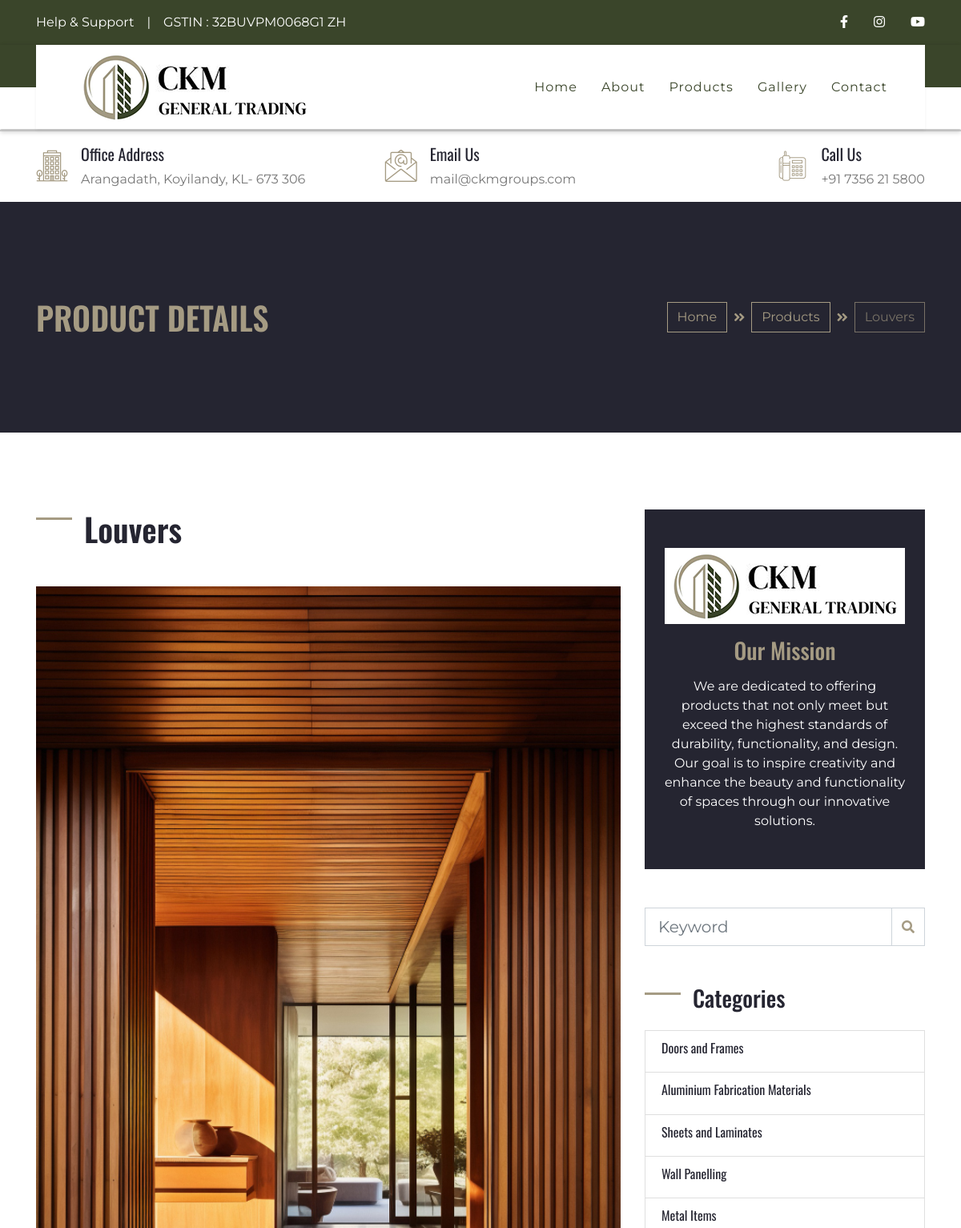
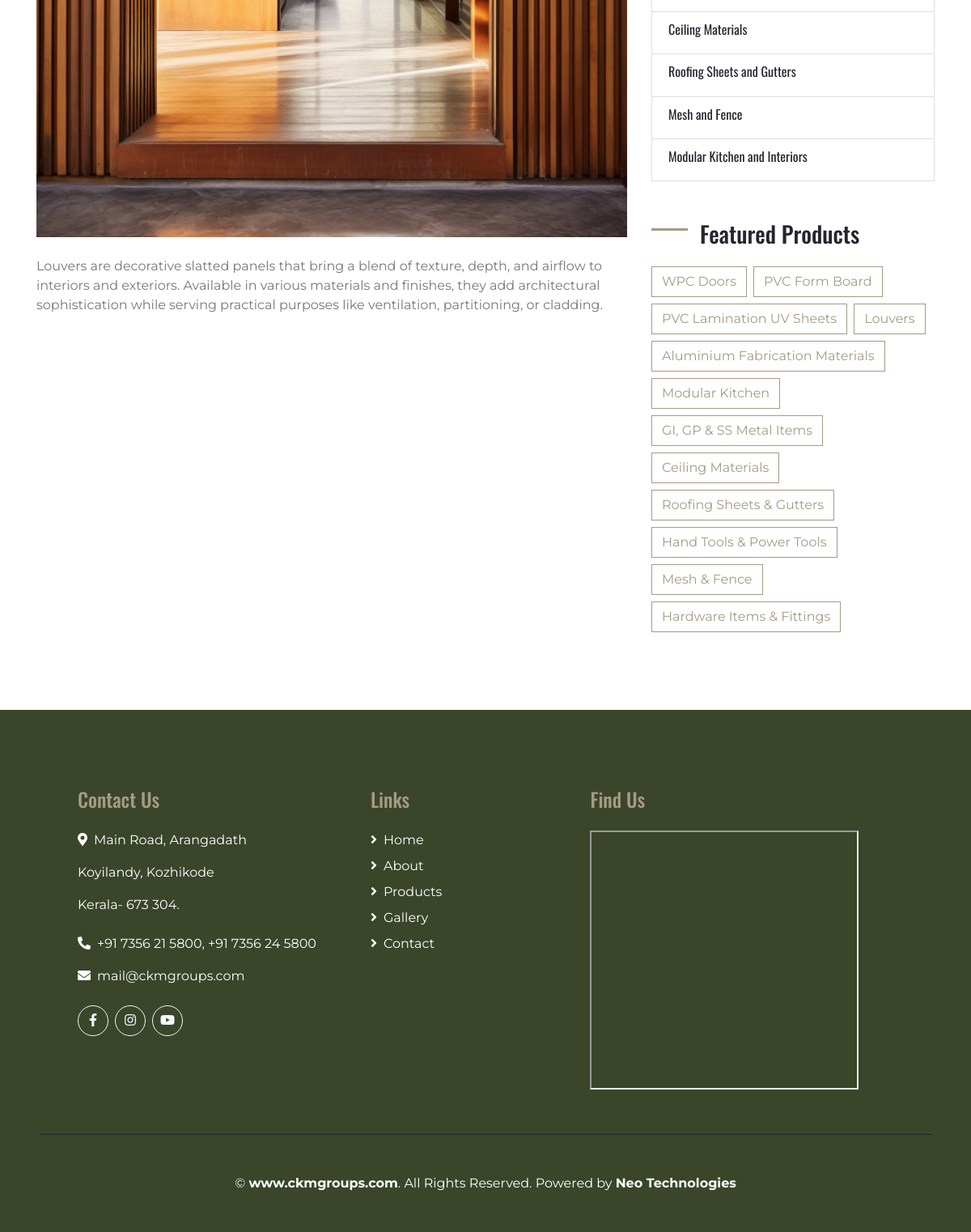
The app's page /product/11/ with its own data (2 pictures, top to bottom).
### core/models.py (models this page shows, shortened)
class Products(models.Model):
    pro_name = models.CharField(max_length=255)
    category = models.ForeignKey(Categories, related_name='items', on_delete=models.DO_NOTHING)
    tag = models.CharField(max_length=255, blank=True, null=True)
    price = models.CharField(max_length=255, blank=True, null=True)
    description = models.TextField(blank=True, null=True)
    is_avail = models.BooleanField(default=False)
    is_featured = models.BooleanField(default=False)
    image = models.ImageField(upload_to='uploads/', blank=True, null=True)
    thumbnail = models.ImageField(upload_to='uploads/', blank=True, null=True)
    date_added = models.DateTimeField(auto_now_add=True)

class Categories(models.Model):
    cat_name = models.CharField(max_length=255)
    description = models.TextField(blank=True, null=True)
    is_avail = models.BooleanField(default=False)
    image = models.ImageField(upload_to='uploads/', blank=True, null=True)
    thumbnail = models.ImageField(upload_to='uploads/', blank=True, null=True)
    date_added = models.DateTimeField(auto_now_add=True)

### core/views.py (the view)
# urls.py: path('product/<int:pro_id>/', views.product, name='product'),
def product(request, pro_id):
    pro = get_object_or_404(Products, id=pro_id)
    imgs = Pro_images.objects.filter(product=pro_id)
    pros = Products.objects.filter(Q(is_avail=True) & Q(is_featured=True))
    cats = Categories.objects.filter(is_avail=True)
    return render(request, 'core/product.html',{'pro':pro,'imgs':imgs,'pros':pros,'cats':cats})

### core/templates/core/product.html (shortened to what this page needs)
{% extends 'core/base.html' %}
{% load static %}
{% block content %}
  <div class="container-fluid bg-secondary py-5">
    <div class="container py-5">
        <div class="row align-items-center py-4">
            <div class="col-md-6 text-center text-md-left">
                <h1 class="mb-4 mb-md-0 text-primary text-uppercase">Product Details</h1>
            </div>
            <div class="col-md-6 text-center text-md-right">
                <div class="d-inline-flex align-items-center">
                    <a class="btn btn-outline-primary" href="/">Home</a>
                    <i class="fas fa-angle-double-right text-primary mx-2"></i>
                    <a class="btn btn-outline-primary " href="/products">Products</a>
                    <i class="fas fa-angle-double-right text-primary mx-2"></i>
                    <a class="btn btn-outline-primary disabled" href="">{{ pro.pro_name }}</a>
                </div>
            </div>
        </div>
    </div>
</div>
<div class="container py-5">
    <div class="row pt-5">
        <div class="col-lg-8">
            <div class="d-flex flex-column text-left mb-4">
                <h1 class="mb-4 section-title">{{ pro.pro_name }}</h1>
            </div>
            <div class="mb-5">
                <img class="img-fluid w-100 mb-4" src="{{ pro.image.url }}" alt="Image">
                <p>
                    {{ pro.description | safe }}
                </p>
                <br>
            </div>
        </div>
        <div class="col-lg-4 mt-5 mt-lg-0">
            <div class="d-flex flex-column text-center bg-secondary mb-5 py-5 px-4">
                <img src="{% static 'img/ckm-logo-new.png' %}" class="img-fluid mx-auto mb-3">
                <h3 class="text-primary mb-3">Our Mission</h3>
                <p class="text-white m-0">We are dedicated to offering products that not only meet but exceed the highest standards of durability, functionality, and design. Our goal is to inspire creativity and enhance the beauty and functionality of spaces through our innovative solutions.</p>
            </div>
            <div class="mb-5">
                <form action="">
                    <div class="input-group">
                        <input type="text" class="form-control form-control-lg" placeholder="Keyword">
                        <div class="input-group-append">
                            <span class="input-group-text bg-transparent text-primary"><i
                                    class="fa fa-search"></i></span>
                        </div>
                    </div>
                </form>
            </div>
            <div class="mb-5">
                <h3 class="mb-4 section-title">Categories</h3>
                <ul class="list-group">
                    {% for cat in cats %}
                          <li class="list-group-item d-flex justify-content-between align-items-center">
                            <h6>{{ cat.cat_name }}<h6>
                        </li>
                    {% endfor %}
                </ul>
            </div>
            <div class="mb-5">
                <h3 class="mb-4 section-title">Featured Products</h3>
                <div class="d-flex flex-wrap m-n1">
                    {% for pro in pros %}
                        <a href="{% url 'product' pro.id  %}" class="btn btn-outline-primary m-1">{{ pro.pro_name }}</a>
                    {% endfor %}
                </div>
            </div>
        </div>
    </div>
</div>
{% endblock %}

### records on screen
Products: pro_name "Louvers", image (picture), description "Louvers are decorative slatted panels that bring a blend of texture, depth, and airflow to interiors and exteriors. Available in various materials and finishes, they add architectural sophistication while serving practical purposes like ventilation, partitioning, or cladding."
Categories: cat_name "Doors and Frames"
Categories: cat_name "Aluminium Fabrication Materials"
Categories: cat_name "Sheets and Laminates"
Categories: cat_name "Wall Panelling"
Categories: cat_name "Metal Items"
Categories: cat_name "Ceiling Materials"
Categories: cat_name "Roofing Sheets and Gutters"
Categories: cat_name "Mesh and Fence"
Categories: cat_name "Modular Kitchen and Interiors"
Products: pro_name "WPC Doors"
Products: pro_name "PVC Form Board"
Products: pro_name "PVC Lamination UV Sheets"
Products: pro_name "Aluminium Fabrication Materials"
Products: pro_name "Modular Kitchen"
Products: pro_name "GI, GP & SS Metal Items"
Products: pro_name "Ceiling Materials"
Products: pro_name "Roofing Sheets & Gutters"
Products: pro_name "Hand Tools & Power Tools"
Products: pro_name "Mesh & Fence"
Products: pro_name "Hardware Items & Fittings"
